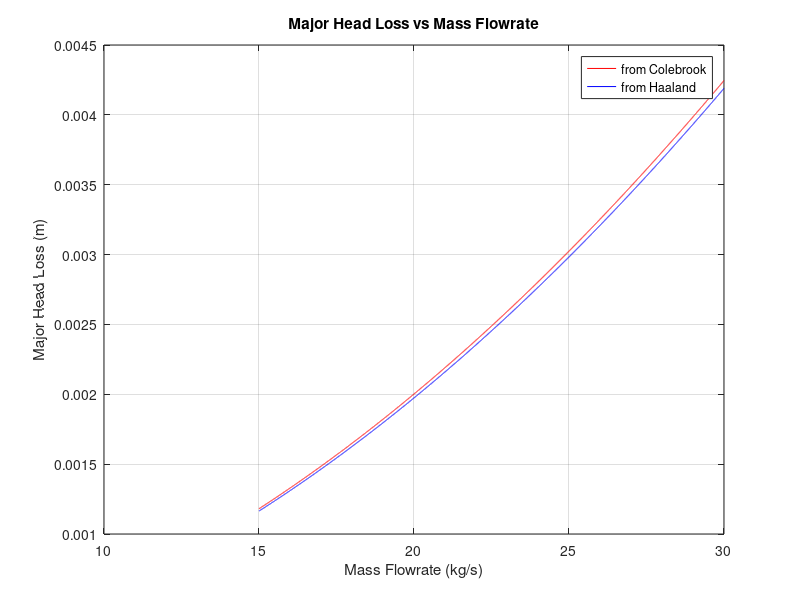
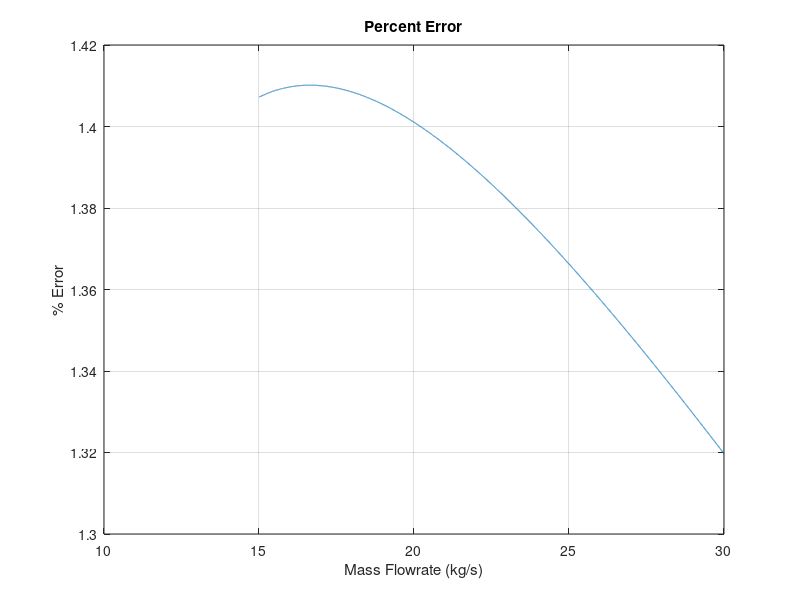

These charts were generated, in order, by the following MATLAB code:
clc
clear 
close all

rho = 995.7;
mu = 0.801*10^-3;
L = 30;
D = 0.4;
x0 = 0.015;
rel_roughness = 0.15/D/1000;

m_dot = 15:0.001:30;
V = 4.*m_dot/rho/pi/D^2;
N=length(m_dot);

R = rho.*V*D/mu;

for i=1:N
    f_colebrook = @(x) 2*sqrt(x)*log10(rel_roughness/3.7 + 2.51/R(i)/sqrt(x)) + 1;
    options = optimset('TolFun',0.1);
    f_a(i) = fzero(f_colebrook, x0,options);
end
for i=1:N
    f_haaland = @(x) 1.8*sqrt(x)*log10( (rel_roughness/3.7)^1.11 + 6.9/R(i)) + 1;
    f_b(i) = fzero(f_haaland, x0);
end
    
h_a = f_a.*L/D.*V.^2/2/9.81;
h_b = f_b.*L/D.*V.^2/2/9.81;

plot(m_dot, h_a, 'r', m_dot, h_b, 'b')
grid on
xlabel('Mass Flowrate (kg/s)')
ylabel('Major Head Loss (m)')
title('Major Head Loss vs Mass Flowrate')
legend('from Colebrook','from Haaland')

error = abs(h_a-h_b)./h_a*100;
figure
plot(m_dot, error)
grid on
title('Percent Error')
xlabel('Mass Flowrate (kg/s)')
ylabel('% Error')
